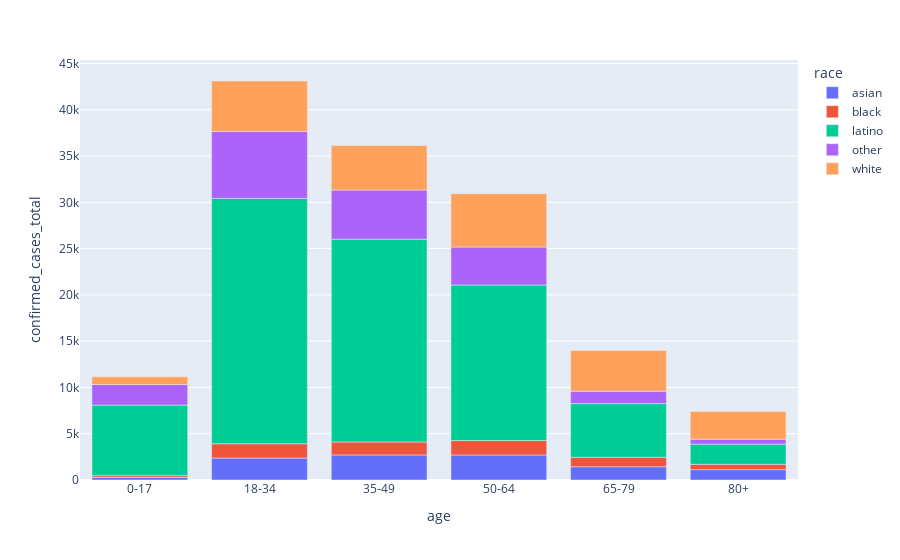

Notebook code cell kept with this figure:
### Code cell
# get rid of "18+" and "all"
latimes_single_day_age = latimes.query("date==@lastdate and age in ('0-17','18-34','35-49','50-64','65-79','80+')")

fig = px.bar(latimes_single_day_age,
           x="age",
           y="confirmed_cases_total",
            color="race")
             
# # ,
# #             color="race",
# #             barmode="group"
# # fig.update_xaxes(rangeslider_visible=True)
fig.show()

### Figure 1 — Plotly figure (JSON) as saved in the notebook; plotly's stock layout.template omitted (floating-point values rounded to 4 significant figures)
{"data": [{"alignmentgroup": "True", "hovertemplate": "race=asian<br>age=%{x}<br>confirmed_cases_total=%{y}<extra></extra>", "legendgroup": "asian", "marker": {"color": "#636efa"}, "name": "asian", "offsetgroup": "asian", "orientation": "v", "showlegend": true, "textposition": "auto", "type": "bar", "x": ["0-17", "18-34", "35-49", "50-64", "65-79", "80+"], "xaxis": "x", "y": [271, 2373, 2709, 2703, 1438, 1119], "yaxis": "y"}, {"alignmentgroup": "True", "hovertemplate": "race=black<br>age=%{x}<br>confirmed_cases_total=%{y}<extra></extra>", "legendgroup": "black", "marker": {"color": "#EF553B"}, "name": "black", "offsetgroup": "black", "orientation": "v", "showlegend": true, "textposition": "auto", "type": "bar", "x": ["0-17", "18-34", "35-49", "50-64", "65-79", "80+"], "xaxis": "x", "y": [197, 1541, 1401, 1560, 1023, 577], "yaxis": "y"}, {"alignmentgroup": "True", "hovertemplate": "race=latino<br>age=%{x}<br>confirmed_cases_total=%{y}<extra></extra>", "legendgroup": "latino", "marker": {"color": "#00cc96"}, "name": "latino", "offsetgroup": "latino", "orientation": "v", "showlegend": true, "textposition": "auto", "type": "bar", "x": ["0-17", "18-34", "35-49", "50-64", "65-79", "80+"], "xaxis": "x", "y": [7625, 26511, 21910, 16802, 5792, 2178], "yaxis": "y"}, {"alignmentgroup": "True", "hovertemplate": "race=other<br>age=%{x}<br>confirmed_cases_total=%{y}<extra></extra>", "legendgroup": "other", "marker": {"color": "#ab63fa"}, "name": "other", "offsetgroup": "other", "orientation": "v", "showlegend": true, "textposition": "auto", "type": "bar", "x": ["0-17", "18-34", "35-49", "50-64", "65-79", "80+"], "xaxis": "x", "y": [2233, 7239, 5307, 4104, 1342, 542], "yaxis": "y"}, {"alignmentgroup": "True", "hovertemplate": "race=white<br>age=%{x}<br>confirmed_cases_total=%{y}<extra></extra>", "legendgroup": "white", "marker": {"color": "#FFA15A"}, "name": "white", "offsetgroup": "white", "orientation": "v", "showlegend": true, "textposition": "auto", "type": "bar", "x": ["0-17", "18-34", "35-49", "50-64", "65-79", "80+"], "xaxis": "x", "y": [820, 5445, 4819, 5767, 4389, 2974], "yaxis": "y"}], "layout": {"autosize": true, "barmode": "relative", "legend": {"title": {"text": "race"}, "tracegroupgap": 0}, "margin": {"t": 60}, "xaxis": {"anchor": "y", "autorange": true, "domain": [0, 1], "range": [-0.5, 5.5], "title": {"text": "age"}, "type": "category"}, "yaxis": {"anchor": "x", "autorange": true, "domain": [0, 1], "range": [0, 45380.0], "title": {"text": "confirmed_cases_total"}, "type": "linear"}}}
